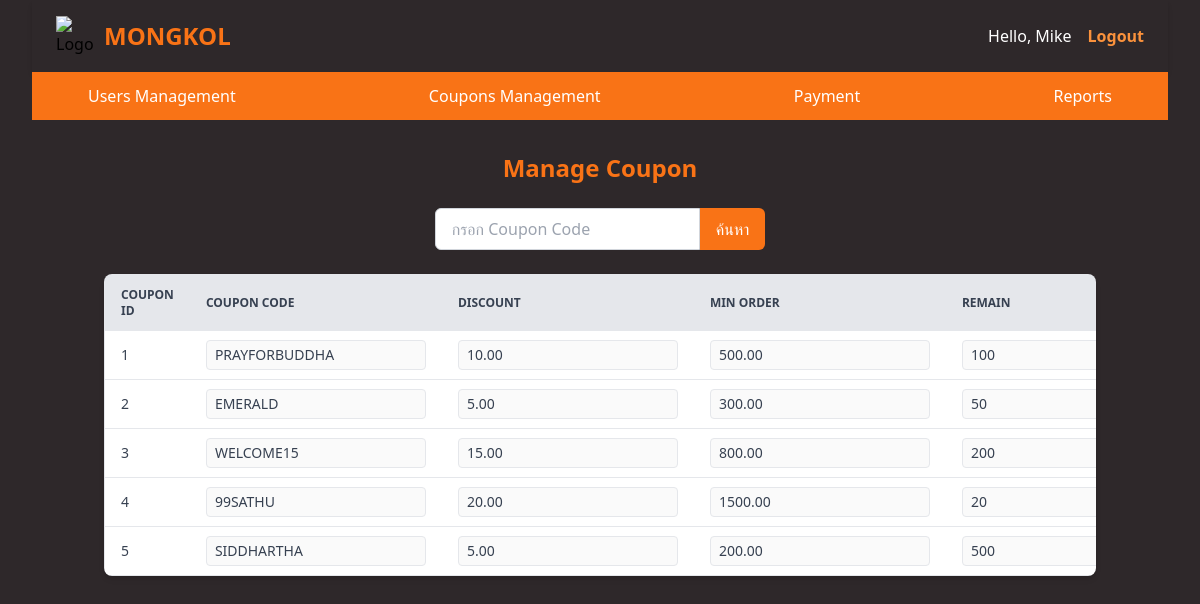
Screenshot of /admin/manage_coupon.php (signed in) with the database file from the repository.
### tables this page shows
CREATE TABLE `tbl_coupons` (
    `coupon_ID` int(11) NOT NULL AUTO_INCREMENT,
    `couponCode` varchar(50) DEFAULT NULL,
    `discount` decimal(5,2) DEFAULT NULL,
    `minOrderValue` decimal(10,2) DEFAULT NULL,
    `expDate` date DEFAULT NULL,
    `remain` int(11) DEFAULT NULL,
    `is_delete` int(2) DEFAULT 0,
    PRIMARY KEY (`coupon_ID`)
);

### admin/manage_coupon.php (the view, shortened to what this page needs)
<!DOCTYPE html>
<html lang="en">
<head>
</head>
<body class="bg-w-full bg-[#2E282A] mr-8 ml-8">
  <?php
    require_once("../navbar/nav_admin.php");
  ?>
  <div class="container mx-auto px-4 py-8">
    <h2 class="text-2xl font-semibold mb-6 text-center text-orange-500">Manage Coupon</h2>
    <form method="GET" class="mb-6 flex justify-center">
      <input type="text" name="couponCode" placeholder="กรอก Coupon Code"
            class="px-4 py-2 border border-gray-300 rounded-l-md focus:outline-none focus:ring focus:border-blue-400"
            value="<?php echo isset($_GET['couponCode']) ? htmlspecialchars($_GET['couponCode']) : '' ?>">
      <button type="submit"
              class="px-4 py-2 bg-orange-500 text-white rounded-r-md hover:bg-orange-600 transition">
        ค้นหา
      </button>
    </form>
    <div class="overflow-x-auto shadow-md rounded-lg">
      <table class="min-w-full text-sm text-left text-gray-700 bg-white border border-gray-200">
        <thead class="bg-gray-200 text-gray-700 uppercase text-xs">
          <tr>
            <th class="px-4 py-3">Coupon ID</th>
            <th class="px-4 py-3">Coupon Code</th>
            <th class="px-4 py-3">Discount</th>
            <th class="px-4 py-3">Min Order</th>
            <th class="px-4 py-3">Remain</th>
          </tr>
        </thead>
        <tbody>
        <?php
          $sql = "SELECT * FROM tbl_coupons";
          $result = $conn->query($sql);
          if ($result && $result->num_rows > 0) {
              while($row = $result->fetch_assoc()) {
                  $id = $row['coupon_ID'];
                  echo "<tr class='border-b hover:bg-gray-100'>";
                  echo "<td class='px-4 py-2'>{$id}</td>";
                  echo "<td class='px-4 py-2'>
                          <input type='text' id='couponCode-{$id}' value=\"{$row['couponCode']}\" disabled class='border rounded px-2 py-1'>
                        </td>";
                  echo "<td class='px-4 py-2'>
                          <input type='number' id='discount-{$id}' value=\"{$row['discount']}\" disabled class='border rounded px-2 py-1'>
                        </td>";
                  echo "<td class='px-4 py-2'>
                          <input type='number' id='minOrderValue-{$id}' value=\"{$row['minOrderValue']}\" disabled class='border rounded px-2 py-1'>
                        </td>";
                  echo "<td class='px-4 py-2'>
                          <input type='number' id='remain-{$id}' value=\"{$row['remain']}\" disabled class='border rounded px-2 py-1'>
                        </td>";
                  echo "</tr>";
              }
          } else {
              echo "<tr><td colspan='7' class='text-center px-4 py-3 text-gray-500'>ไม่พบข้อมูล</td></tr>";
          }
        ?>
        </tbody>
      </table>
    </div>
  </div>
</body>
</html>

### rows the page displays
tbl_coupons: coupon_ID "1", couponCode "PRAYFORBUDDHA", discount "10.00", minOrderValue "500.00", remain "100"
tbl_coupons: coupon_ID "2", couponCode "EMERALD", discount "5.00", minOrderValue "300.00", remain "50"
tbl_coupons: coupon_ID "3", couponCode "WELCOME15", discount "15.00", minOrderValue "800.00", remain "200"
tbl_coupons: coupon_ID "4", couponCode "99SATHU", discount "20.00", minOrderValue "1500.00", remain "20"
tbl_coupons: coupon_ID "5", couponCode "SIDDHARTHA", discount "5.00", minOrderValue "200.00", remain "500"

### other values shown
$_SESSION["firstName"] "Mike"
